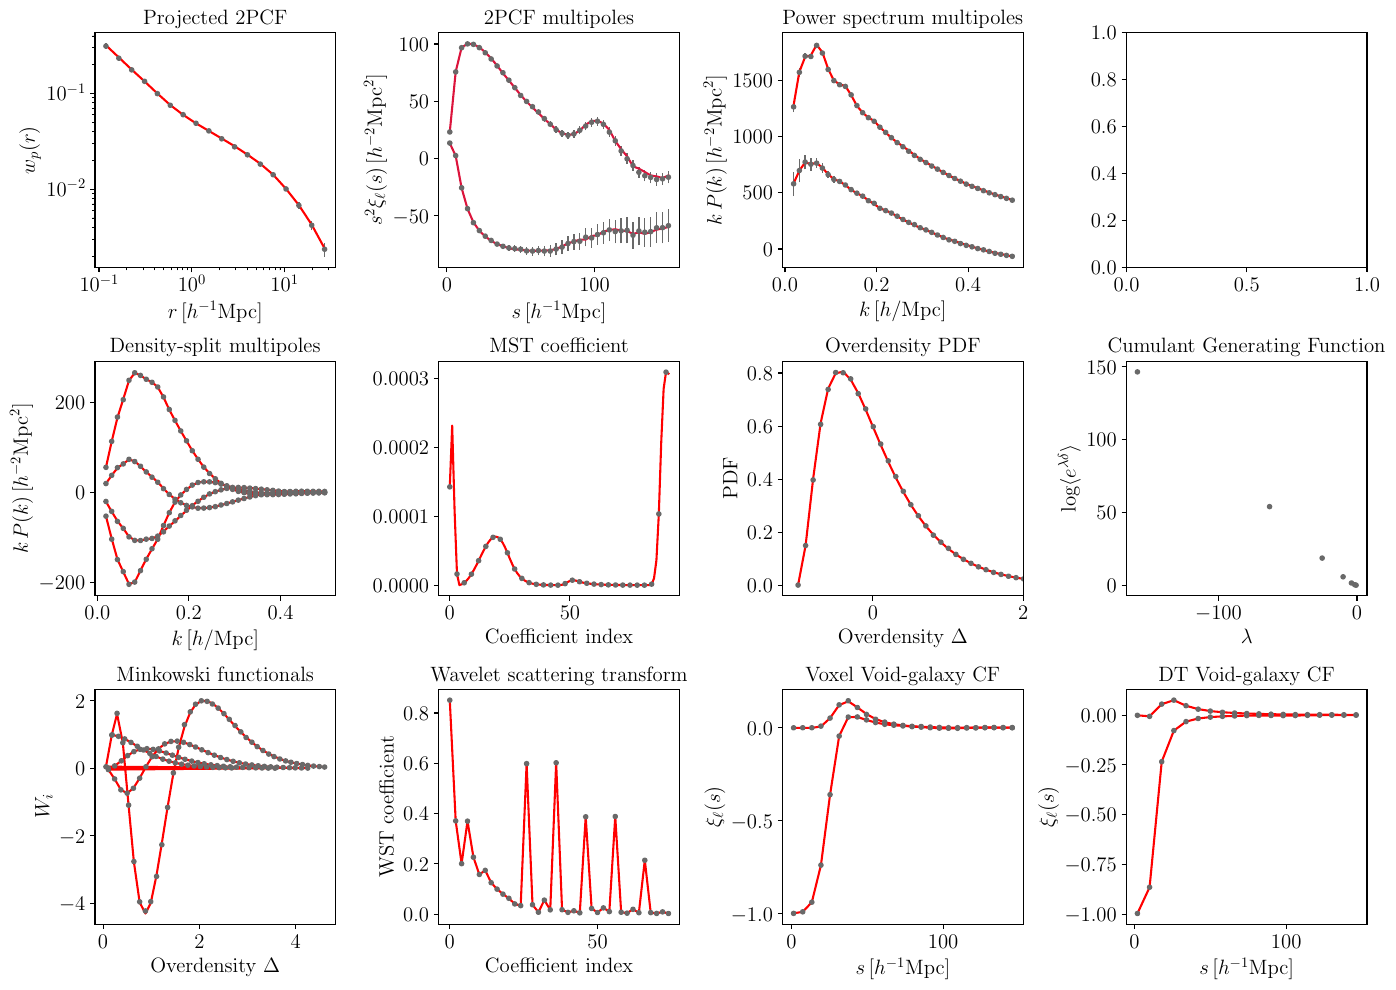

The Python source for this figure:
import numpy as np
import matplotlib.pyplot as plt
from pathlib import Path
import torch
from acm.data.io_tools import *
import acm.observables.emc as emc

plt.rc('text', usetex=True)
plt.rc('font', family='serif')


def get_data(statistic, return_model=True):
    stat = getattr(emc, statistic)
    observable = stat(select_filters=select_filters, slice_filters=slice_filters)
    covariance_matrix = observable.get_covariance_matrix(divide_factor=64)
    data_x = observable.lhc_x
    data_y = observable.lhc_y
    error = np.sqrt(np.diag(covariance_matrix))
    sep = observable.separation
    if return_model:
        model = observable.get_model_prediction(data_x)
        return sep, data_y, error, model
    return sep, data_y, error


fig, ax = plt.subplots(3, 4, figsize=(14, 10))

# projected correlation function
statistic = 'GalaxyProjectedCorrelationFunction'
select_filters = {'cosmo_idx': 0, 'hod_idx': 30}
slice_filters = {}
sep, data_y, error, model = get_data(statistic)

ax[0, 0].errorbar(sep, data_y, error, markersize=3.0, elinewidth=1.0,
                  marker='o', ls='', color='dimgrey')
ax[0, 0].plot(sep, model, color='r')
ax[0, 0].set_xscale('log')
ax[0, 0].set_yscale('log')
ax[0][0].set_xlabel(r'$r\,[h^{-1}{\rm Mpc}]$', fontsize=15)
ax[0][0].set_ylabel(r'$w_p(r)$', fontsize=15)
ax[0][0].set_title(r'$\textrm{Projected 2PCF}$', fontsize=15)

# 2PCF multipoles
statistic = 'APInfusedGalaxyCorrelationFunctionMultipoles'
for ell in [0, 2]:
    select_filters = {'multipoles': [ell], 'cosmo_idx': 0, 'hod_idx': 30}
    slice_filters = {'s': (0, 150)}
    sep, data_y, error, model = get_data(statistic)
    sep = sep[(sep >= 0) & (sep <= 150)]
    ax[0, 1].errorbar(sep, sep**2*data_y, sep**2*error, markersize=3.0, elinewidth=1.0,
                    marker='o', ls='', color='dimgrey')
    ax[0, 1].plot(sep, sep**2*model, color='crimson')
ax[0][1].set_xlabel(r'$s\,[h^{-1}{\rm Mpc}]$', fontsize=15)
ax[0][1].set_ylabel(r'$s^2\xi_\ell(s)\,[h^{-2}{\rm Mpc}^2]$', fontsize=15)
ax[0][1].set_title(r'$\textrm{2PCF multipoles}$', fontsize=15)

# power spectrum
statistic = 'GalaxyPowerSpectrumMultipoles'
for ell in [0, 2]:
    select_filters = {'multipoles': [ell], 'cosmo_idx': 0, 'hod_idx': 30}
    slice_filters = {'k': (0.0, 0.5)}
    sep, data_y, error, model = get_data(statistic)

    ax[0, 2].errorbar(sep, sep*data_y, sep*error, markersize=3.0, elinewidth=1.0,
                    marker='o', ls='', color='dimgrey')
    ax[0, 2].plot(sep, sep*model, color='r')
ax[0][2].set_xlabel(r'$k\,[h/{\rm Mpc}]$', fontsize=15)
ax[0][2].set_ylabel(r'$k\,P(k)\,[h^{-2}{\rm Mpc}^2]$', fontsize=15)
ax[0][2].set_title(r'$\textrm{Power spectrum multipoles}$', fontsize=15)

# density-split statistics
statistic = 'DensitySplitPowerSpectrumMultipoles'
for q in [0, 1, 3, 4]:
    select_filters = {'multipoles': [0], 'cosmo_idx': 0, 'hod_idx': 30,
                      'quantiles': [q], 'statistics': ['quantile_data_power']}
    slice_filters = {'k': (0.0, 0.5)}
    sep, data_y, error, model = get_data(statistic)

    ax[1, 0].errorbar(sep, sep**2*data_y, sep**2*error, markersize=3.0, elinewidth=1.0,
                    marker='o', ls='', color='dimgrey')
    ax[1, 0].plot(sep, sep**2*model, color='r')
ax[1][0].set_xlabel(r'$k\,[h/{\rm Mpc}]$', fontsize=15)
ax[1][0].set_ylabel(r'$k\,P(k)\,[h^{-2}{\rm Mpc}^2]$', fontsize=15)
ax[1][0].set_title(r'$\textrm{Density-split multipoles}$', fontsize=15)

# Minkowski functionals
statistic = 'MinkowskiFunctionals'
select_filters = {'cosmo_idx': 0, 'hod_idx': 30}
slice_filters = {}
sep, data_y, error, model = get_data(statistic)
ax[2, 0].errorbar(sep[::3], data_y[::3], error[::3], markersize=3.0, elinewidth=1.0,
                marker='o', ls='', color='dimgrey')
ax[2, 0].plot(sep[::3], model[::3], color='r')
ax[2][0].set_xlabel(r'$\textrm{Overdensity } \Delta$', fontsize=15)
ax[2][0].set_ylabel(r'$W_i$', fontsize=15)
ax[2][0].set_title(r'$\textrm{Minkowski functionals}$', fontsize=15)

# Wavelet scattering transform
statistic = 'WaveletScatteringTransform'
select_filters = {'cosmo_idx': 0, 'hod_idx': 30}
slice_filters = {}
sep, data_y, error, model = get_data(statistic)
ax[2, 1].errorbar(sep[::2], data_y[::2], error[::2], markersize=3.0, elinewidth=1.0,
                marker='o', ls='', color='dimgrey')
ax[2, 1].plot(sep[::2], model[::2], color='r')
ax[2][1].set_xlabel(r'$\textrm{Coefficient index}$', fontsize=15)
ax[2][1].set_ylabel(r'$\textrm{WST coefficient}$', fontsize=15)
ax[2][1].set_title(r'$\textrm{Wavelet scattering transform}$', fontsize=15)

# Density PDF
statistic = f'GalaxyOverdensityPDF'
select_filters = {'cosmo_idx': 0, 'hod_idx': 30}
slice_filters = {}
sep, data_y, error, model = get_data(statistic)
ax[1, 2].errorbar(sep, data_y, error, markersize=3.0, elinewidth=1.0,
                marker='o', ls='', color='dimgrey')
ax[1, 2].plot(sep, model, color='r')
ax[1][2].set_xlim(-1.2, 2)
ax[1][2].set_xlabel(r'$\textrm{Overdensity } \Delta$', fontsize=15)
ax[1][2].set_ylabel(r'$\textrm{PDF}$', fontsize=15)
ax[1][2].set_title(r'$\textrm{Overdensity PDF}$', fontsize=15)

# Cumulant Generating Function
statistic = f'CumulantGeneratingFunction'
select_filters = {'cosmo_idx': 0, 'hod_idx': 30}
slice_filters = {}
sep, data_y, error = get_data(statistic, return_model=False)
ax[1, 3].errorbar(sep[::2], data_y[::2], error[::2], markersize=3.0, elinewidth=1.0,
                marker='o', ls='', color='dimgrey')
# ax[1, 3].plot(sep, model, color='r')
# ax[1][3].set_xlim(-1.2, 2)
ax[1][3].set_xlabel(r'$\lambda$', fontsize=15)
ax[1][3].set_ylabel(r'$\log\langle e^{\lambda \delta}\rangle$', fontsize=15)
ax[1][3].set_title(r'$\textrm{Cumulant Generating Function}$', fontsize=15)

# Minimum Spanning Tree
statistic = f'MinimumSpanningTree'
select_filters = {'cosmo_idx': 0, 'hod_idx': 30}
slice_filters = {}
sep, data_y, error, model = get_data(statistic)
ax[1, 1].errorbar(sep[::3], data_y[::3], error[::3], markersize=3.0, elinewidth=1.0,
                marker='o', ls='', color='dimgrey')
ax[1, 1].plot(sep, model, color='r')
# ax[1][2].set_xlim(-1.2, 2)
ax[1][1].set_xlabel(r'$\textrm{Coefficient index}$', fontsize=15)
# ax[1][2].set_ylabel(r'$\textrm{PDF}$', fontsize=15)
ax[1][1].set_title(r'$\textrm{MST coefficient}$', fontsize=15)

# Voxel Void-galaxy 2PCF
statistic = 'VoxelVoidGalaxyCorrelationFunctionMultipoles'
for ell in [0, 2]:
    select_filters = {'multipoles': [ell], 'cosmo_idx': 0, 'hod_idx': 30}
    slice_filters = {}
    sep, data_y, error, model = get_data(statistic)
    ax[2, 2].errorbar(sep[::2], data_y[::2], error[::2], markersize=3.0, elinewidth=1.0,
                    marker='o', ls='', color='dimgrey')
    ax[2, 2].plot(sep[::2], model[::2], color='r')
ax[2][2].set_xlabel(r'$s\,[h^{-1}{\rm Mpc}]$', fontsize=15)
ax[2][2].set_ylabel(r'$\xi_\ell(s)$', fontsize=15)
ax[2][2].set_title(r'$\textrm{Voxel Void-galaxy CF}$', fontsize=15)

# DT Void-galaxy 2PCF
statistic = 'DTVoidGalaxyCorrelationFunctionMultipoles'
for ell in [0, 2]:
    select_filters = {'multipoles': [ell], 'cosmo_idx': 0, 'hod_idx': 30}
    slice_filters = {}
    sep, data_y, error, model = get_data(statistic)
    ax[2, 3].errorbar(sep[::2], data_y[::2], error[::2], markersize=3.0, elinewidth=1.0,
                    marker='o', ls='', color='dimgrey')
    ax[2, 3].plot(sep[::2], model[::2], color='r')
ax[2][3].set_xlabel(r'$s\,[h^{-1}{\rm Mpc}]$', fontsize=15)
ax[2][3].set_ylabel(r'$\xi_\ell(s)$', fontsize=15)
ax[2][3].set_title(r'$\textrm{DT Void-galaxy CF}$', fontsize=15)

# Density-field cumulants
# statistic = 'cgf_r10'
# select_filters = {'cosmo_idx': 0, 'hod_idx': 30}
# slice_filters = {}
# sep, data_y, error = get_data(statistic, return_model=False)
# ax[2, 2].errorbar(sep, data_y, error, markersize=3.0, elinewidth=1.0,
#                 marker='o', ls='', color='dimgrey')
# ax[2, 2].plot(sep[::2], model[::2], color='r')
# ax[2][2].set_xlabel(r'$\textrm{Overdensity } \Delta$', fontsize=15)
# ax[2][2].set_ylabel(r'$\textrm{PDF}$', fontsize=15)
# ax[2][2].set_title(r'$\textrm{Cumulant generating function}$', fontsize=15)


for ax in fig.axes:
    ax.xaxis.set_tick_params(labelsize=15)
    ax.yaxis.set_tick_params(labelsize=15)

plt.tight_layout()
plt.savefig('summaries_multipanel.pdf', bbox_inches='tight')